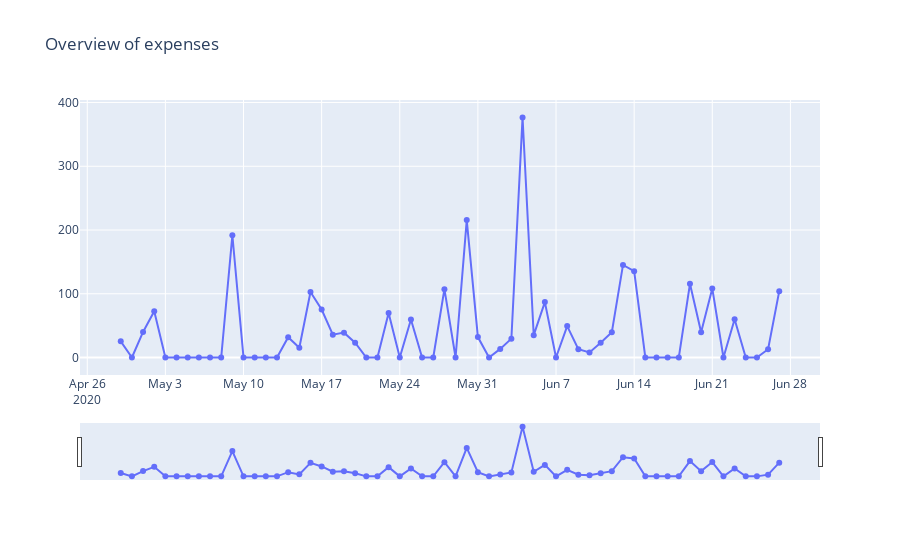

The notebook cell saved with this chart:
### Code cell
# Time series plot
costs_df = expenses_df[['date','cost']]
costs_df = costs_df.groupby(['date']).sum().reset_index()

# Begin plotting here
fig = go.Figure([
    go.Scatter(
        x=costs_df['date'], 
        y=costs_df['cost'],
        mode='lines+markers'
    )
])

fig.update_layout(title_text='Overview of expenses')
fig.update_xaxes(rangeslider_visible=True)
fig.show()
